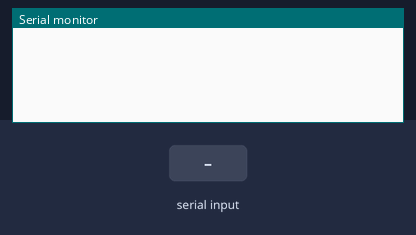
A sketch run on a simulated Arduino Mega 2560, built with avr-gcc and run on an emulated ATmega2560. Shown: the last lines printed to the serial monitor. The inputs (shaded band) are chosen by the test bench.

Above: at 1.2 s.
1.3 s: "1" received over Serial
At 2.2 s:
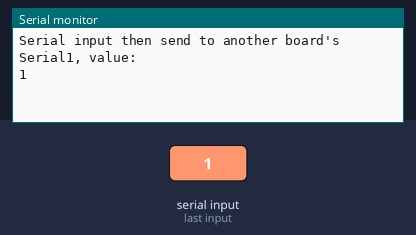
2.8 s: "1" received over the second serial link
At 3.5 s:
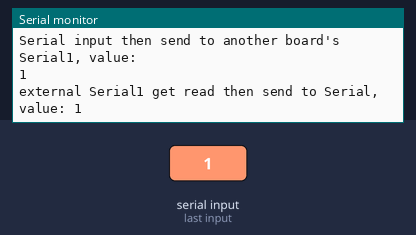
4.3 s: "0" received over Serial
At 5.5 s:
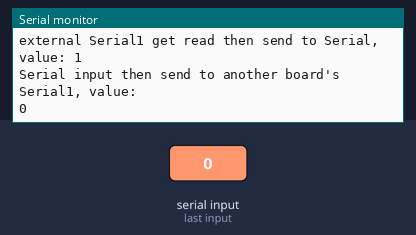
5.8 s: "0" received over the second serial link
At 7.0 s:
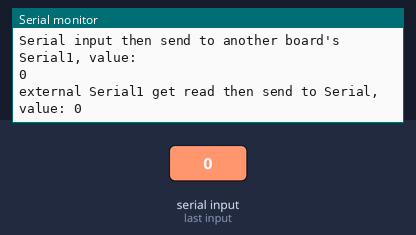

The sketch:

RWder.ino
```cpp
void setup() {
  // put your setup code here, to run once:
  Serial.begin(9600);
  Serial1.begin(9600);
}

unsigned long lastMills = 0;
unsigned long interval = 2000;

void loop() {
  // put your main code here, to run repeatedly:
  if (Serial.available()) {
    // If anything comes in Serial (USB),
    char inputByte = Serial.read();
    Serial.println("Serial input then send to another board's Serial1, value: ");
    Serial.println(inputByte);
    Serial1.write(inputByte);   // read it and send it out Serial1 (pins 0 & 1)
  }

  if (Serial1.available()) {     // If anything comes in Serial1 (pins 0 & 1)
    char incomingByte = Serial1.read();
    Serial.print("external Serial1 get read then send to Serial, value: ");
    Serial.println(incomingByte);
    //Serial.write(incomingByte);   // read it and send it out Serial (USB)
  }

  if(millis() - lastMills >= interval){
      Serial1.write('L');
      lastMills = millis();
  }
}
```

Measured:
- after the input at 1.3 s, the serial monitor: prints a new line at once (image 1)
- after the input at 2.8 s, the serial monitor: prints a new line at once (image 2)
- after the input at 4.3 s, the serial monitor: prints a new line after 0.06 s (image 3)
- after the input at 5.8 s, the serial monitor: prints a new line at once (image 4)
